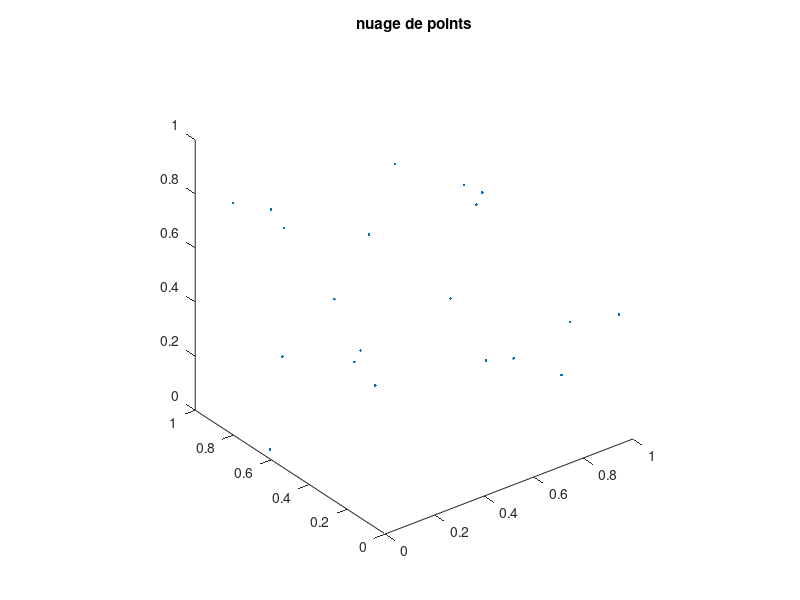

Write MATLAB code to recreate this figure. (Note: this script raises an error after producing the figure.)
%% Le plus petit sphere englobant
% SABIR ILYASS
close all; clearvars;

%% definition d'une fonction distance euclidienne
euclidienDistance = @(px, py, pz, qx, qy, qz) sqrt((px - qx)^2 + (py - qy)^2 + (pz - qz)^2);

%% construire le nuage de points dans le carré [0,1]²
n = 20;
points = rand(3,n);

%% affichage de nuage de points
figure;
plot3(points(1,:), points(2,:), points(3,:), '.');
axis square; axis equal;
title("nuage de points");
axis([0 1 0 1 0 1]); hold on;

centreX = (points(1,1) + points(1,2))/2;
centreY = (points(2,1) + points(2,2))/2;
centreZ = (points(3,1) + points(3,2))/2;

rayon = euclidienDistance(points(1,1), points(2,1), points(3,1), centreX, centreY, centreZ);

for i = 3:n
    distance = euclidienDistance(points(1,i), points(2,i), points(3,i), centreX, centreY, centreZ);
    if (distance > rayon)
        [centreX, centreY, centreZ, rayon] = plusPetitCercleParUnPoint3D(points(1:3, 1:i - 1), points(1,i), points(2,i), points(3,i));
    end
end


centre = [centreX, centreY, centreZ];

[x,y,z]=sphere(50);
 
x = x * rayon + centreX;
y = y * rayon + centreY;
z = z * rayon + centreZ;
 
surf(x,y,z,'FaceAlpha',.3,'EdgeColor','none');
axis equal
